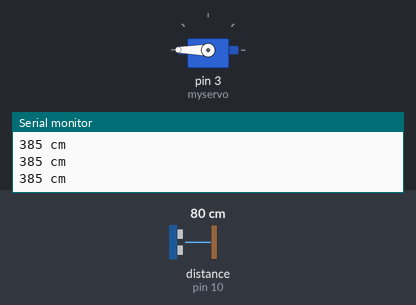
Recording of a sketch running on a simulated Arduino Uno, built with avr-gcc and run on an emulated ATmega328P. Parts: servo, the last lines printed to the serial monitor. The inputs (shaded band) are chosen by the test bench; at power-on: distance to the obstacle (sensor on pin 10) 80 cm. The echo pulse lasts 58.3 µs per cm.

Above: at 1.2 s.
1.3 s: distance to the obstacle (sensor on pin 10) set to 4 cm
At 2.3 s:
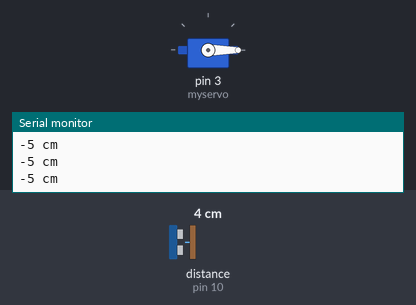
2.8 s: distance to the obstacle (sensor on pin 10) set to 9 cm
At 3.3 s:
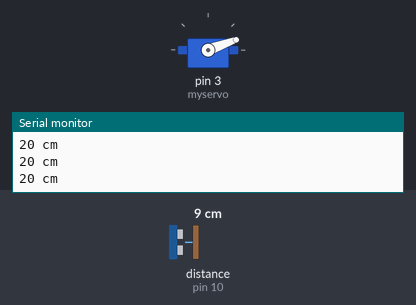
4.3 s: distance to the obstacle (sensor on pin 10) set to 35 cm
At 5.5 s:
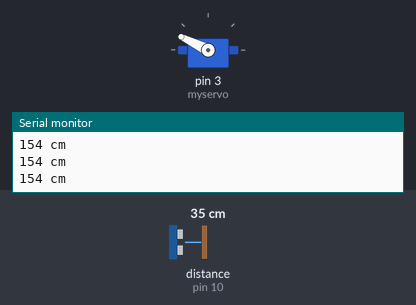
5.8 s: distance to the obstacle (sensor on pin 10) set to 18 cm
At 6.4 s:
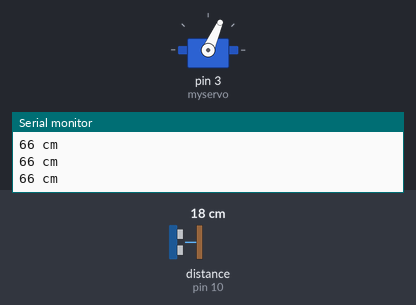
7.3 s: distance to the obstacle (sensor on pin 10) set to 299 cm
At 8.4 s:
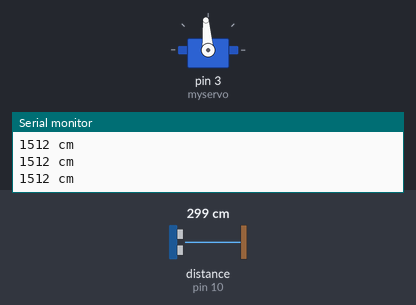
8.8 s: distance to the obstacle (sensor on pin 10) set to 2 cm
At 10.2 s:
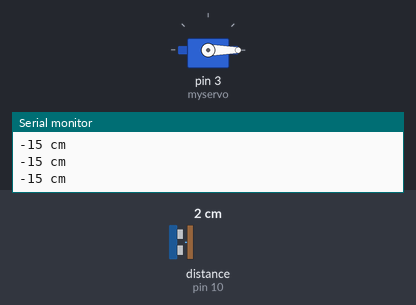
Timing chart, 0 to 11.3 s (numbered marks = the images above; inputs shaded):
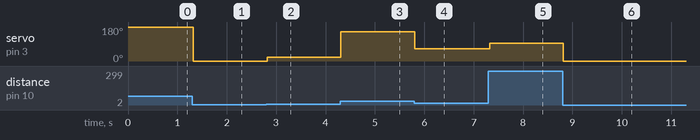

Measured:
- after the input at 1.3 s, servo on pin 3 (myservo): 180° → 0° at once
- after the input at 2.8 s, servo on pin 3 (myservo): 0° → 20° at once
- after the input at 4.3 s, servo on pin 3 (myservo): 20° → 154° at once
- after the input at 5.8 s, servo on pin 3 (myservo): 154° → 66° at once
- after the input at 7.3 s, servo on pin 3 (myservo): 66° → 94° at once
- after the input at 8.8 s, servo on pin 3 (myservo): 94° → 0° at once

The sketch:

UltraServo.ino
```cpp
/*
 Controlling a servo position using a potentiometer (variable resistor)
 by Michal Rinott <http://people.interaction-ivrea.it/m.rinott>

 modified on 8 Nov 2013
 by Scott Fitzgerald
 http://arduino.cc/en/Tutorial/Knob
*/

#include <Servo.h>
#include <Ultrasonic.h>

Ultrasonic ultrasonic(9,10); // (Trig PIN,Echo PIN)
Servo myservo;  // create servo object to control a servo

int val;    // variable to read the value from the analog pin

void setup()
{
  Serial.begin(9600);
  myservo.attach(3);  // attaches the servo on pin 9 to the servo object
}

void loop()
{
  val = ultrasonic.Ranging(CM);            // reads the value of the potentiometer (value between 0 and 1023)
  val = map(val, 5, 40, 0, 180);     // scale it to use it with the servo (value between 0 and 180)
  myservo.write(val);                  // sets the servo position according to the scaled value
   Serial.print(val); // CM or INC
    Serial.println(" cm" );
  delay(15);                           // waits for the servo to get there
}
```
